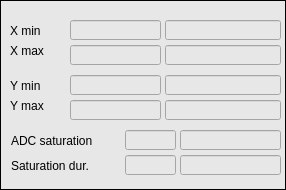
   <widget class="caFrame" name="caframe_3">
    <property name="geometry">
     <rect>
      <x>5</x>
      <y>125</y>
      <width>286</width>
      <height>190</height>
     </rect>
    </property>
    <property name="styleSheet">
     <string notr="true">background-color: rgb(231, 231, 231);</string>
    </property>
    <property name="frameShape">
     <enum>QFrame::Box</enum>
    </property>
    <property name="frameShadow">
     <enum>QFrame::Plain</enum>
    </property>
    <property name="lineWidth">
     <number>1</number>
    </property>
    <property name="midLineWidth">
     <number>1</number>
    </property>
    <property name="background">
     <color>
      <red>0</red>
      <green>0</green>
      <blue>0</blue>
     </color>
    </property>
    <property name="backgroundMode">
     <enum>caFrame::Filled</enum>
    </property>
    <widget class="QLabel" name="label_4">
     <property name="geometry">
      <rect>
       <x>10</x>
       <y>20</y>
       <width>57</width>
       <height>21</height>
      </rect>
     </property>
     <property name="text">
      <string>X min</string>
     </property>
    </widget>
    <widget class="QLabel" name="label_5">
     <property name="geometry">
      <rect>
       <x>10</x>
       <y>40</y>
       <width>57</width>
       <height>21</height>
      </rect>
     </property>
     <property name="text">
      <string>X max</string>
     </property>
    </widget>
    <widget class="QLabel" name="label_6">
     <property name="geometry">
      <rect>
       <x>10</x>
       <y>75</y>
       <width>57</width>
       <height>21</height>
      </rect>
     </property>
     <property name="text">
      <string>Y min</string>
     </property>
    </widget>
    <widget class="QLabel" name="label_7">
     <property name="geometry">
      <rect>
       <x>10</x>
       <y>95</y>
       <width>57</width>
       <height>21</height>
      </rect>
     </property>
     <property name="text">
      <string>Y max</string>
     </property>
    </widget>
    <widget class="QLabel" name="label_8">
     <property name="geometry">
      <rect>
       <x>11</x>
       <y>130</y>
       <width>106</width>
       <height>21</height>
      </rect>
     </property>
     <property name="text">
      <string>ADC saturation</string>
     </property>
    </widget>
    <widget class="QLabel" name="label_9">
     <property name="geometry">
      <rect>
       <x>11</x>
       <y>155</y>
       <width>106</width>
       <height>21</height>
      </rect>
     </property>
     <property name="text">
      <string>Saturation dur.</string>
     </property>
    </widget>
    <widget class="caTextEntry" name="bpmid_3">
     <property name="geometry">
      <rect>
       <x>70</x>
       <y>100</y>
       <width>91</width>
       <height>20</height>
      </rect>
     </property>
     <property name="font">
      <font>
       <family>FreeSans</family>
       <pointsize>8</pointsize>
      </font>
     </property>
     <property name="styleSheet">
      <string notr="true">caTextEntry,caLineEdit {background-color: rgba(255, 255, 127, 255); color: rgba(170, 0, 0, 255); border-radius: 1px;} caLineEdit {border: 0px; border-style:outset; padding: 0px 0px 0px 2px; border-color: rgba(0, 0, 0, 255) rgba(0, 0, 0, 255)  rgba(0, 0, 0, 255) rgba(0, 0, 0, 255);} caTextEntry { border: 2px; padding: 0px;} caTextEntry {border-style:inset; border-color: rgba(127, 127, 63, 255) rgba(255, 255, 255, 255)  rgba(255, 255, 255, 255) rgba(127, 127, 63, 255);} caTextEntry:focus {padding: 0px; border: 2px groove rgba(255, 0, 0, 255); border-radius: 1px;} </string>
     </property>
     <property name="echoMode">
      <enum>QLineEdit::Normal</enum>
     </property>
     <property name="cursorPosition">
      <number>0</number>
     </property>
     <property name="alignment">
      <set>Qt::AlignRight|Qt::AlignTrailing|Qt::AlignVCenter</set>
     </property>
     <property name="channel" stdset="0">
      <string notr="true">$(BPM):pm:limits:max_y_sp</string>
     </property>
     <property name="foreground">
      <color>
       <red>170</red>
       <green>0</green>
       <blue>0</blue>
      </color>
     </property>
     <property name="background">
      <color>
       <red>255</red>
       <green>255</green>
       <blue>127</blue>
      </color>
     </property>
     <property name="colorMode">
      <enum>caLineEdit::Static</enum>
     </property>
     <property name="fontScaleMode">
      <enum>caLineEdit::WidthAndHeight</enum>
     </property>
    </widget>
    <widget class="caLineEdit" name="calineedit_17">
     <property name="geometry">
      <rect>
       <x>165</x>
       <y>75</y>
       <width>116</width>
       <height>20</height>
      </rect>
     </property>
     <property name="font">
      <font>
       <family>Sans Serif</family>
       <pointsize>10</pointsize>
      </font>
     </property>
     <property name="alignment">
      <set>Qt::AlignCenter</set>
     </property>
     <property name="readOnly">
      <bool>true</bool>
     </property>
     <property name="channel" stdset="0">
      <string notr="true">$(BPM):pm:limits:min_y_mon</string>
     </property>
     <property name="foreground">
      <color>
       <red>0</red>
       <green>0</green>
       <blue>0</blue>
      </color>
     </property>
     <property name="background">
      <color>
       <red>255</red>
       <green>255</green>
       <blue>255</blue>
      </color>
     </property>
     <property name="colorMode">
      <enum>caLineEdit::Static</enum>
     </property>
     <property name="frameLineWidth" stdset="0">
      <number>1</number>
     </property>
     <property name="fontScaleMode">
      <enum>caLineEdit::WidthAndHeight</enum>
     </property>
     <property name="unitsEnabled">
      <bool>true</bool>
     </property>
    </widget>
    <widget class="caTextEntry" name="bpmid_2">
     <property name="geometry">
      <rect>
       <x>70</x>
       <y>45</y>
       <width>91</width>
       <height>20</height>
      </rect>
     </property>
     <property name="font">
      <font>
       <family>FreeSans</family>
       <pointsize>8</pointsize>
      </font>
     </property>
     <property name="styleSheet">
      <string notr="true">caTextEntry,caLineEdit {background-color: rgba(255, 255, 127, 255); color: rgba(170, 0, 0, 255); border-radius: 1px;} caLineEdit {border: 0px; border-style:outset; padding: 0px 0px 0px 2px; border-color: rgba(0, 0, 0, 255) rgba(0, 0, 0, 255)  rgba(0, 0, 0, 255) rgba(0, 0, 0, 255);} caTextEntry { border: 2px; padding: 0px;} caTextEntry {border-style:inset; border-color: rgba(127, 127, 63, 255) rgba(255, 255, 255, 255)  rgba(255, 255, 255, 255) rgba(127, 127, 63, 255);} caTextEntry:focus {padding: 0px; border: 2px groove rgba(255, 0, 0, 255); border-radius: 1px;} </string>
     </property>
     <property name="echoMode">
      <enum>QLineEdit::Normal</enum>
     </property>
     <property name="cursorPosition">
      <number>0</number>
     </property>
     <property name="alignment">
      <set>Qt::AlignRight|Qt::AlignTrailing|Qt::AlignVCenter</set>
     </property>
     <property name="channel" stdset="0">
      <string notr="true">$(BPM):pm:limits:max_x_sp</string>
     </property>
     <property name="foreground">
      <color>
       <red>170</red>
       <green>0</green>
       <blue>0</blue>
      </color>
     </property>
     <property name="background">
      <color>
       <red>255</red>
       <green>255</green>
       <blue>127</blue>
      </color>
     </property>
     <property name="colorMode">
      <enum>caLineEdit::Static</enum>
     </property>
     <property name="fontScaleMode">
      <enum>caLineEdit::WidthAndHeight</enum>
     </property>
    </widget>
    <widget class="caLineEdit" name="calineedit_18">
     <property name="geometry">
      <rect>
       <x>165</x>
       <y>20</y>
       <width>116</width>
       <height>20</height>
      </rect>
     </property>
     <property name="font">
      <font>
       <family>Sans Serif</family>
       <pointsize>10</pointsize>
      </font>
     </property>
     <property name="alignment">
      <set>Qt::AlignCenter</set>
     </property>
     <property name="readOnly">
      <bool>true</bool>
     </property>
     <property name="channel" stdset="0">
      <string notr="true">$(BPM):pm:limits:min_x_mon</string>
     </property>
     <property name="foreground">
      <color>
       <red>0</red>
       <green>0</green>
       <blue>0</blue>
      </color>
     </property>
     <property name="background">
      <color>
       <red>255</red>
       <green>255</green>
       <blue>255</blue>
      </color>
     </property>
     <property name="colorMode">
      <enum>caLineEdit::Static</enum>
     </property>
     <property name="frameLineWidth" stdset="0">
      <number>1</number>
     </property>
     <property name="fontScaleMode">
      <enum>caLineEdit::WidthAndHeight</enum>
     </property>
     <property name="unitsEnabled">
      <bool>true</bool>
     </property>
    </widget>
    <widget class="caLineEdit" name="calineedit_19">
     <property name="geometry">
      <rect>
       <x>165</x>
       <y>100</y>
       <width>116</width>
       <height>20</height>
      </rect>
     </property>
     <property name="font">
      <font>
       <family>Sans Serif</family>
       <pointsize>10</pointsize>
      </font>
     </property>
     <property name="alignment">
      <set>Qt::AlignCenter</set>
     </property>
     <property name="readOnly">
      <bool>true</bool>
     </property>
     <property name="channel" stdset="0">
      <string notr="true">$(BPM):pm:limits:max_y_mon</string>
     </property>
     <property name="foreground">
      <color>
       <red>0</red>
       <green>0</green>
       <blue>0</blue>
      </color>
     </property>
     <property name="background">
      <color>
       <red>255</red>
       <green>255</green>
       <blue>255</blue>
      </color>
     </property>
     <property name="colorMode">
      <enum>caLineEdit::Static</enum>
     </property>
     <property name="frameLineWidth" stdset="0">
      <number>1</number>
     </property>
     <property name="fontScaleMode">
      <enum>caLineEdit::WidthAndHeight</enum>
     </property>
     <property name="unitsEnabled">
      <bool>true</bool>
     </property>
    </widget>
    <widget class="caTextEntry" name="bpmid_4">
     <property name="geometry">
      <rect>
       <x>70</x>
       <y>75</y>
       <width>91</width>
       <height>20</height>
      </rect>
     </property>
     <property name="font">
      <font>
       <family>FreeSans</family>
       <pointsize>8</pointsize>
      </font>
     </property>
     <property name="styleSheet">
      <string notr="true">caTextEntry,caLineEdit {background-color: rgba(255, 255, 127, 255); color: rgba(170, 0, 0, 255); border-radius: 1px;} caLineEdit {border: 0px; border-style:outset; padding: 0px 0px 0px 2px; border-color: rgba(0, 0, 0, 255) rgba(0, 0, 0, 255)  rgba(0, 0, 0, 255) rgba(0, 0, 0, 255);} caTextEntry { border: 2px; padding: 0px;} caTextEntry {border-style:inset; border-color: rgba(127, 127, 63, 255) rgba(255, 255, 255, 255)  rgba(255, 255, 255, 255) rgba(127, 127, 63, 255);} caTextEntry:focus {padding: 0px; border: 2px groove rgba(255, 0, 0, 255); border-radius: 1px;} </string>
     </property>
     <property name="echoMode">
      <enum>QLineEdit::Normal</enum>
     </property>
     <property name="cursorPosition">
      <number>0</number>
     </property>
     <property name="alignment">
      <set>Qt::AlignRight|Qt::AlignTrailing|Qt::AlignVCenter</set>
     </property>
     <property name="channel" stdset="0">
      <string notr="true">$(BPM):pm:limits:min_y_sp</string>
     </property>
     <property name="foreground">
      <color>
       <red>170</red>
       <green>0</green>
       <blue>0</blue>
      </color>
     </property>
     <property name="background">
      <color>
       <red>255</red>
       <green>255</green>
       <blue>127</blue>
      </color>
     </property>
     <property name="colorMode">
      <enum>caLineEdit::Static</enum>
     </property>
     <property name="fontScaleMode">
      <enum>caLineEdit::WidthAndHeight</enum>
     </property>
    </widget>
    <widget class="caTextEntry" name="bpmid_5">
     <property name="geometry">
      <rect>
       <x>70</x>
       <y>20</y>
       <width>91</width>
       <height>20</height>
      </rect>
     </property>
     <property name="font">
      <font>
       <family>FreeSans</family>
       <pointsize>8</pointsize>
      </font>
     </property>
     <property name="styleSheet">
      <string notr="true">caTextEntry,caLineEdit {background-color: rgba(255, 255, 127, 255); color: rgba(170, 0, 0, 255); border-radius: 1px;} caLineEdit {border: 0px; border-style:outset; padding: 0px 0px 0px 2px; border-color: rgba(0, 0, 0, 255) rgba(0, 0, 0, 255)  rgba(0, 0, 0, 255) rgba(0, 0, 0, 255);} caTextEntry { border: 2px; padding: 0px;} caTextEntry {border-style:inset; border-color: rgba(127, 127, 63, 255) rgba(255, 255, 255, 255)  rgba(255, 255, 255, 255) rgba(127, 127, 63, 255);} caTextEntry:focus {padding: 0px; border: 2px groove rgba(255, 0, 0, 255); border-radius: 1px;} </string>
     </property>
     <property name="echoMode">
      <enum>QLineEdit::Normal</enum>
     </property>
     <property name="cursorPosition">
      <number>0</number>
     </property>
     <property name="alignment">
      <set>Qt::AlignRight|Qt::AlignTrailing|Qt::AlignVCenter</set>
     </property>
     <property name="channel" stdset="0">
      <string notr="true">$(BPM):pm:limits:min_x_sp</string>
     </property>
     <property name="foreground">
      <color>
       <red>170</red>
       <green>0</green>
       <blue>0</blue>
      </color>
     </property>
     <property name="background">
      <color>
       <red>255</red>
       <green>255</green>
       <blue>127</blue>
      </color>
     </property>
     <property name="colorMode">
      <enum>caLineEdit::Static</enum>
     </property>
     <property name="fontScaleMode">
      <enum>caLineEdit::WidthAndHeight</enum>
     </property>
    </widget>
    <widget class="caLineEdit" name="calineedit_20">
     <property name="geometry">
      <rect>
       <x>165</x>
       <y>45</y>
       <width>116</width>
       <height>20</height>
      </rect>
     </property>
     <property name="font">
      <font>
       <family>Sans Serif</family>
       <pointsize>10</pointsize>
      </font>
     </property>
     <property name="alignment">
      <set>Qt::AlignCenter</set>
     </property>
     <property name="readOnly">
      <bool>true</bool>
     </property>
     <property name="channel" stdset="0">
      <string notr="true">$(BPM):pm:limits:max_x_mon</string>
     </property>
     <property name="foreground">
      <color>
       <red>0</red>
       <green>0</green>
       <blue>0</blue>
      </color>
     </property>
     <property name="background">
      <color>
       <red>255</red>
       <green>255</green>
       <blue>255</blue>
      </color>
     </property>
     <property name="colorMode">
      <enum>caLineEdit::Static</enum>
     </property>
     <property name="frameLineWidth" stdset="0">
      <number>1</number>
     </property>
     <property name="fontScaleMode">
      <enum>caLineEdit::WidthAndHeight</enum>
     </property>
     <property name="unitsEnabled">
      <bool>true</bool>
     </property>
    </widget>
    <widget class="caLineEdit" name="calineedit_21">
     <property name="geometry">
      <rect>
       <x>180</x>
       <y>130</y>
       <width>101</width>
       <height>20</height>
      </rect>
     </property>
     <property name="font">
      <font>
       <family>Sans Serif</family>
       <pointsize>10</pointsize>
      </font>
     </property>
     <property name="alignment">
      <set>Qt::AlignCenter</set>
     </property>
     <property name="readOnly">
      <bool>true</bool>
     </property>
     <property name="channel" stdset="0">
      <string notr="true">$(BPM):pm:limits:ovf_threshold_mon</string>
     </property>
     <property name="foreground">
      <color>
       <red>0</red>
       <green>0</green>
       <blue>0</blue>
      </color>
     </property>
     <property name="background">
      <color>
       <red>255</red>
       <green>255</green>
       <blue>255</blue>
      </color>
     </property>
     <property name="colorMode">
      <enum>caLineEdit::Static</enum>
     </property>
     <property name="frameLineWidth" stdset="0">
      <number>1</number>
     </property>
     <property name="fontScaleMode">
      <enum>caLineEdit::WidthAndHeight</enum>
     </property>
     <property name="unitsEnabled">
      <bool>true</bool>
     </property>
    </widget>
    <widget class="caTextEntry" name="bpmid_6">
     <property name="geometry">
      <rect>
       <x>125</x>
       <y>130</y>
       <width>51</width>
       <height>20</height>
      </rect>
     </property>
     <property name="font">
      <font>
       <family>FreeSans</family>
       <pointsize>8</pointsize>
      </font>
     </property>
     <property name="styleSheet">
      <string notr="true">caTextEntry,caLineEdit {background-color: rgba(255, 255, 127, 255); color: rgba(170, 0, 0, 255); border-radius: 1px;} caLineEdit {border: 0px; border-style:outset; padding: 0px 0px 0px 2px; border-color: rgba(0, 0, 0, 255) rgba(0, 0, 0, 255)  rgba(0, 0, 0, 255) rgba(0, 0, 0, 255);} caTextEntry { border: 2px; padding: 0px;} caTextEntry {border-style:inset; border-color: rgba(127, 127, 63, 255) rgba(255, 255, 255, 255)  rgba(255, 255, 255, 255) rgba(127, 127, 63, 255);} caTextEntry:focus {padding: 0px; border: 2px groove rgba(255, 0, 0, 255); border-radius: 1px;} </string>
     </property>
     <property name="echoMode">
      <enum>QLineEdit::Normal</enum>
     </property>
     <property name="cursorPosition">
      <number>0</number>
     </property>
     <property name="alignment">
      <set>Qt::AlignRight|Qt::AlignTrailing|Qt::AlignVCenter</set>
     </property>
     <property name="channel" stdset="0">
      <string notr="true">$(BPM):pm:limits:ovf_threshold_sp</string>
     </property>
     <property name="foreground">
      <color>
       <red>170</red>
       <green>0</green>
       <blue>0</blue>
      </color>
     </property>
     <property name="background">
      <color>
       <red>255</red>
       <green>255</green>
       <blue>127</blue>
      </color>
     </property>
     <property name="colorMode">
      <enum>caLineEdit::Static</enum>
     </property>
     <property name="fontScaleMode">
      <enum>caLineEdit::WidthAndHeight</enum>
     </property>
    </widget>
    <widget class="caTextEntry" name="bpmid_7">
     <property name="geometry">
      <rect>
       <x>125</x>
       <y>155</y>
       <width>51</width>
       <height>20</height>
      </rect>
     </property>
     <property name="font">
      <font>
       <family>FreeSans</family>
       <pointsize>8</pointsize>
      </font>
     </property>
     <property name="styleSheet">
      <string notr="true">caTextEntry,caLineEdit {background-color: rgba(255, 255, 127, 255); color: rgba(170, 0, 0, 255); border-radius: 1px;} caLineEdit {border: 0px; border-style:outset; padding: 0px 0px 0px 2px; border-color: rgba(0, 0, 0, 255) rgba(0, 0, 0, 255)  rgba(0, 0, 0, 255) rgba(0, 0, 0, 255);} caTextEntry { border: 2px; padding: 0px;} caTextEntry {border-style:inset; border-color: rgba(127, 127, 63, 255) rgba(255, 255, 255, 255)  rgba(255, 255, 255, 255) rgba(127, 127, 63, 255);} caTextEntry:focus {padding: 0px; border: 2px groove rgba(255, 0, 0, 255); border-radius: 1px;} </string>
     </property>
     <property name="echoMode">
      <enum>QLineEdit::Normal</enum>
     </property>
     <property name="cursorPosition">
      <number>0</number>
     </property>
     <property name="alignment">
      <set>Qt::AlignRight|Qt::AlignTrailing|Qt::AlignVCenter</set>
     </property>
     <property name="channel" stdset="0">
      <string notr="true">$(BPM):pm:limits:ovf_duration_sp</string>
     </property>
     <property name="foreground">
      <color>
       <red>170</red>
       <green>0</green>
       <blue>0</blue>
      </color>
     </property>
     <property name="background">
      <color>
       <red>255</red>
       <green>255</green>
       <blue>127</blue>
      </color>
     </property>
     <property name="colorMode">
      <enum>caLineEdit::Static</enum>
     </property>
     <property name="fontScaleMode">
      <enum>caLineEdit::WidthAndHeight</enum>
     </property>
    </widget>
    <widget class="caLineEdit" name="calineedit_22">
     <property name="geometry">
      <rect>
       <x>180</x>
       <y>155</y>
       <width>101</width>
       <height>20</height>
      </rect>
     </property>
     <property name="font">
      <font>
       <family>Sans Serif</family>
       <pointsize>10</pointsize>
      </font>
     </property>
     <property name="alignment">
      <set>Qt::AlignCenter</set>
     </property>
     <property name="readOnly">
      <bool>true</bool>
     </property>
     <property name="channel" stdset="0">
      <string notr="true">$(BPM):pm:limits:ovf_duration_mon</string>
     </property>
     <property name="foreground">
      <color>
       <red>0</red>
       <green>0</green>
       <blue>0</blue>
      </color>
     </property>
     <property name="background">
      <color>
       <red>255</red>
       <green>255</green>
       <blue>255</blue>
      </color>
     </property>
     <property name="colorMode">
      <enum>caLineEdit::Static</enum>
     </property>
     <property name="frameLineWidth" stdset="0">
      <number>1</number>
     </property>
     <property name="fontScaleMode">
      <enum>caLineEdit::WidthAndHeight</enum>
     </property>
     <property name="unitsEnabled">
      <bool>true</bool>
     </property>
    </widget>
   </widget>
